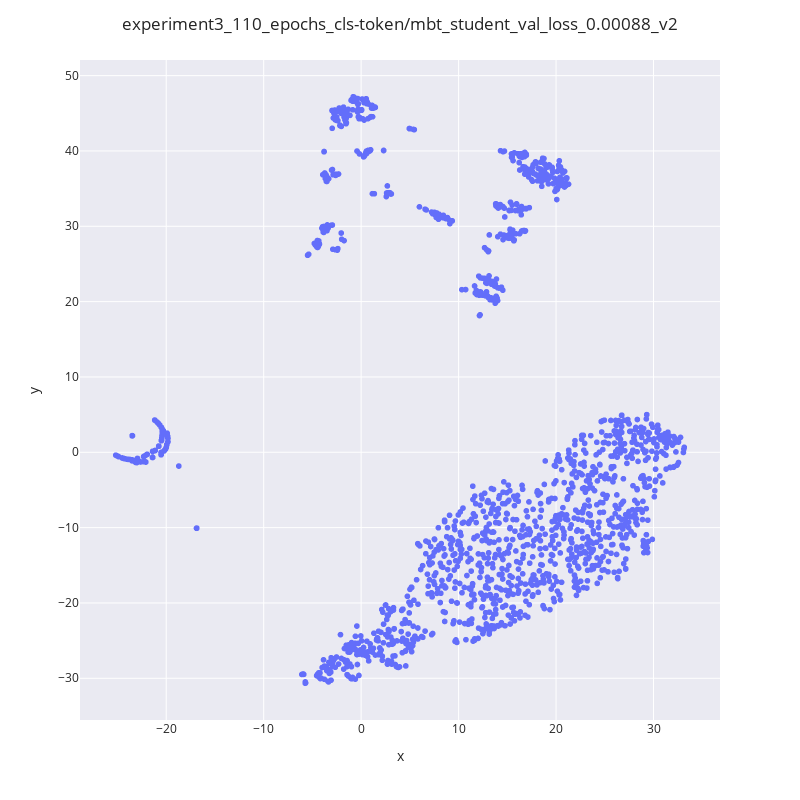

The cell this chart's notebook holds for it:
### Code cell
chkpt_name = "experiment3_110_epochs_cls-token/mbt_student_val_loss_0.00088_v2"
pkl_path = f"saved_models/{chkpt_name}.pkl"
with open(pkl_path, "rb") as fh:
    embeddings_obj = pickle.load(fh)

embeddings_cleaned = clean_nans(embeddings_obj)
plot_embeddings(embeddings_cleaned, chkpt_name)

### Figure 1 — Plotly figure (JSON) as saved in the notebook; plotly's stock layout.template omitted (floating-point values rounded to 4 significant figures; data arrays with more than 128 entries replaced by an {"elided": "..."} marker saying what was removed)
{"data": [{"customdata": {"elided": "2580x1 str values"}, "hovertemplate": "x=%{x}<br>y=%{y}<br>labels=%{customdata[0]}<extra></extra>", "legendgroup": "", "marker": {"color": "#636efa", "symbol": "circle"}, "mode": "markers", "name": "", "showlegend": false, "type": "scattergl", "x": {"elided": "2580 float values"}, "xaxis": "x", "y": {"elided": "2580 float values"}, "yaxis": "y"}], "layout": {"autosize": false, "height": 800, "legend": {"tracegroupgap": 0}, "margin": {"t": 60}, "title": {"text": "experiment3_110_epochs_cls-token/mbt_student_val_loss_0.00088_v2"}, "width": 800, "xaxis": {"anchor": "y", "domain": [0, 1], "title": {"text": "x"}}, "yaxis": {"anchor": "x", "domain": [0, 1], "title": {"text": "y"}}}}
